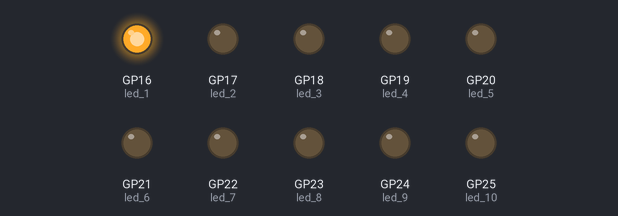
A program run on a simulated Raspberry Pi Pico running MicroPython. Shown: output pins drawn as LEDs (lit = HIGH).

Above: at 0.05 s.
At 0.55 s:
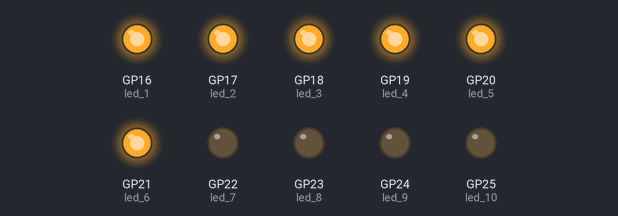
At 1.25 s:
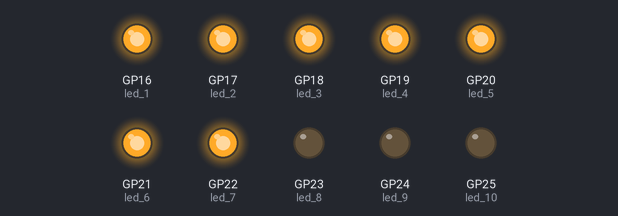
At 2.4 s:
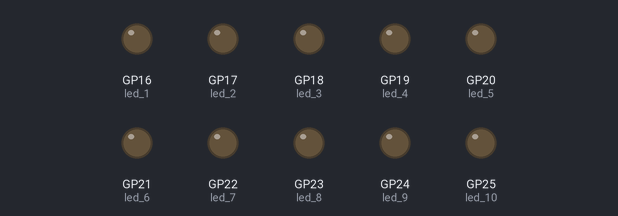
At 4.45 s:
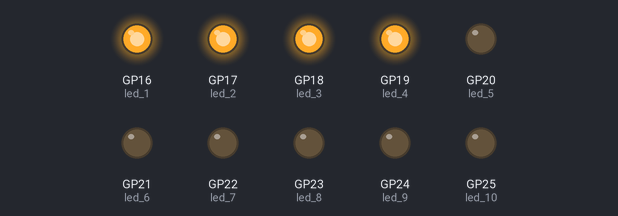
At 6.55 s:
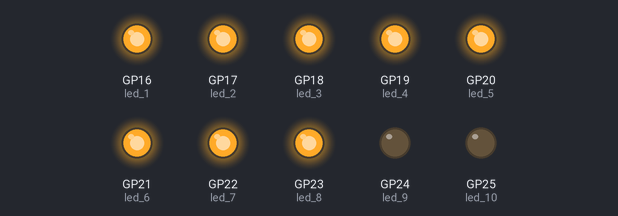
Timing chart, 0 to 6.8 s (numbered marks = the images above):
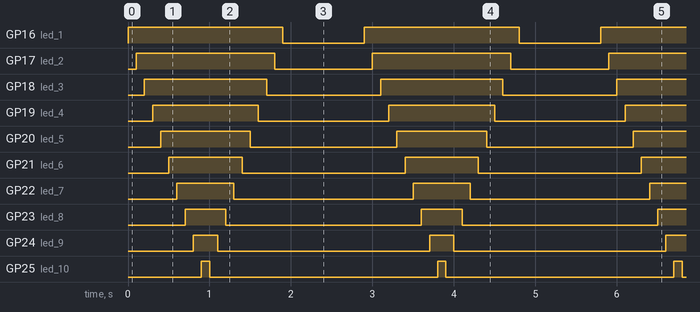

Measured:
- by itself, GP16 (led_1): alternates HIGH for 1.9 s and LOW for 1.0 s
- by itself, GP17 (led_2): alternates HIGH for 1.7 s and LOW for 1.2 s
- by itself, GP18 (led_3): alternates HIGH for 1.5 s and LOW for 1.4 s
- by itself, GP19 (led_4): alternates HIGH for 1.3 s and LOW for 1.6 s
- by itself, GP20 (led_5): alternates HIGH for 1.1 s and LOW for 1.8 s
- by itself, GP21 (led_6): alternates HIGH for 0.90 s and LOW for 2.0 s
- by itself, GP22 (led_7): alternates HIGH for 0.70 s and LOW for 2.2 s
- by itself, GP23 (led_8): alternates HIGH for 0.50 s and LOW for 2.4 s

The program:

10_led_chasing.py
```python
from machine import Pin
import time
led_1=Pin(16,Pin.OUT)
led_2=Pin(17,Pin.OUT)
led_3=Pin(18,Pin.OUT)
led_4=Pin(19,Pin.OUT)
led_5=Pin(20,Pin.OUT)
led_6=Pin(21,Pin.OUT)
led_7=Pin(22,Pin.OUT)
led_8=Pin(23,Pin.OUT)
led_9=Pin(24,Pin.OUT)
led_10=Pin(25,Pin.OUT)
while True:
    led_1.value(1)
    time.sleep(0.1)
    led_2.value(1)
    time.sleep(0.1)
    led_3.value(1)
    time.sleep(0.1)
    led_4.value(1)
    time.sleep(0.1)
    led_5.value(1)
    time.sleep(0.1)
    led_6.value(1)
    time.sleep(0.1)
    led_7.value(1)
    time.sleep(0.1)
    led_8.value(1)
    time.sleep(0.1)
    led_9.value(1)
    time.sleep(0.1)
    led_10.value(1)
    time.sleep(0.1)

    led_10.value(0)
    time.sleep(0.1)
    led_9.value(0)
    time.sleep(0.1)
    led_8.value(0)
    time.sleep(0.1)
    led_7.value(0)
    time.sleep(0.1)
    led_6.value(0)
    time.sleep(0.1)
    led_5.value(0)
    time.sleep(0.1)
    led_4.value(0)
    time.sleep(0.1)
    led_3.value(0)
    time.sleep(0.1)
    led_2.value(0)
    time.sleep(0.1)
    led_1.value(0)
    time.sleep(1)
```
